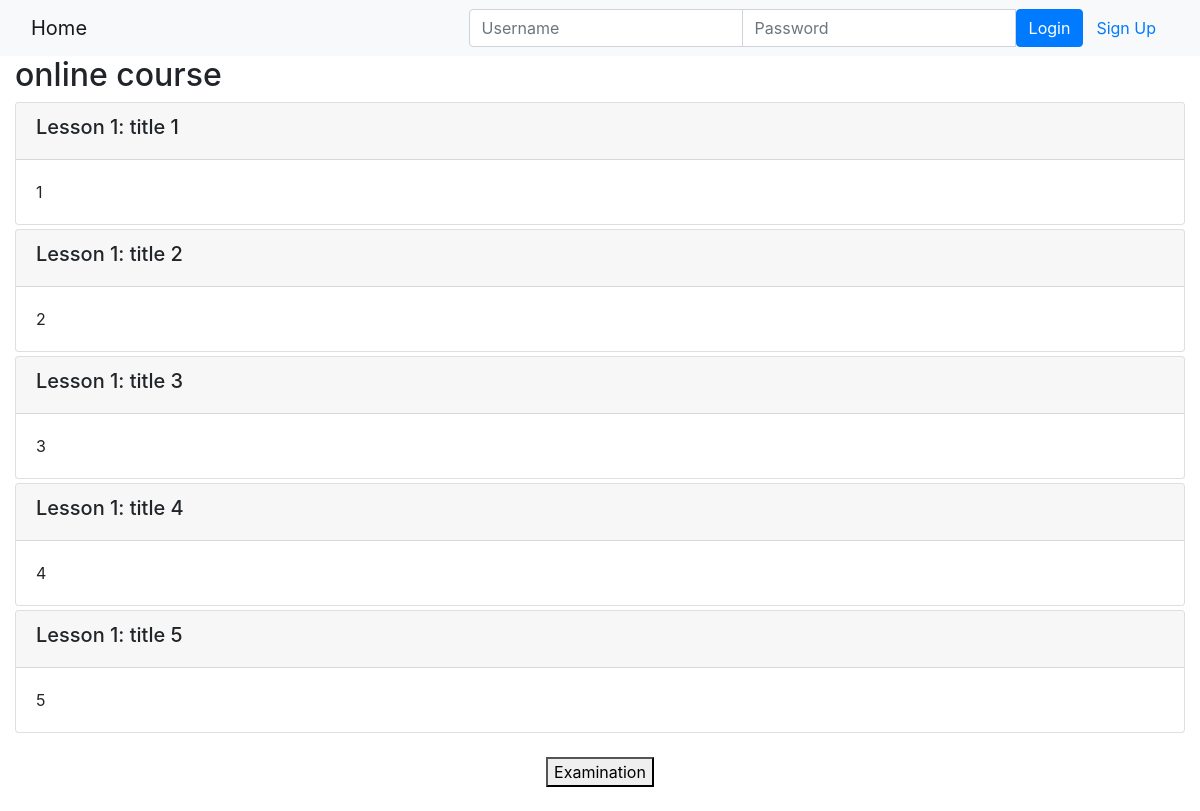
Page /onlinecourse/1/ on the committed database.
### onlinecourse/models.py (models this page shows, shortened)
class Course(models.Model):
    name = models.CharField(null=False, max_length=30, default='online course')
    image = models.ImageField(upload_to='course_images/')
    description = models.CharField(max_length=1000)
    pub_date = models.DateField(null=True)
    instructors = models.ManyToManyField(Instructor)
    users = models.ManyToManyField(settings.AUTH_USER_MODEL, through='Enrollment')
    total_enrollment = models.IntegerField(default=0)
    is_enrolled = False

class Lesson(models.Model):
    title = models.CharField(max_length=200, default="title")
    order = models.IntegerField(default=0)
    course = models.ForeignKey(Course, on_delete=models.CASCADE)
    content = models.TextField()

### onlinecourse/views.py (the view)
# urls.py: path('<int:pk>/', views.CourseDetailView.as_view(), name='course_details'),
class CourseDetailView(generic.DetailView):
    model = Course
    template_name = 'onlinecourse/course_detail_bootstrap.html'

### onlinecourse/templates/onlinecourse/course_detail_bootstrap.html (shortened to what this page needs)
<!DOCTYPE html>
<html lang="en">
<head>
     {% load static %}
    <link rel="stylesheet" href="https://maxcdn.bootstrapcdn.com/bootstrap/4.5.2/css/bootstrap.min.css">
</head>
<body>
    <nav class="navbar navbar-light bg-light">
        <div class="container-fluid">
            <div class="navbar-header">
                  <a class="navbar-brand" href="{% url 'onlinecourse:index' %}">Home</a>
            </div>
            <ul class="nav navbar-nav navbar-right">
                {% if user.is_authenticated %}
                <li>
                    <a class="btn btn-link" href="#">{{ user.first_name }}({{ user.username }})</a>
                    <a class="btn btn-link" href="{% url 'onlinecourse:logout' %}">Logout</a>
                </li>
                {% else %}
                <li>
                    <form class="form-inline" action="{% url 'onlinecourse:login' %}" method="post">
                        <div class="input-group">
                            <input type="text" class="form-control" placeholder="Username" name="username" >
                            <input type="password" class="form-control" placeholder="Password" name="psw" >
                            <button class="btn btn-primary" type="submit">Login</button>
                            <a class="btn btn-link" href="{% url 'onlinecourse:registration' %}">Sign Up</a>
                        </div>
                    </form>
                </li>
                {% endif %}
            </ul>
        </div>
    </nav>
    <div class="container-fluid">
        <h2>{{ course.name }}</h2>
        <div class="card-columns-vertical">
            {% for lesson in course.lesson_set.all %}
                 <div class="card mt-1">
                    <div class="card-header"><h5>Lesson {{lesson.order|add:1}}: {{lesson.title}}</h5></div>
                    <div class="card-body">{{lesson.content}}</div>
                </div>
            {% endfor %}
        </div>
        <br>
        <center><button data-toggle="collapse" data-target="#exam">Examination</button></center>
        <br>
</body>
</html>

### rows in the picture
Course: name "online course"
Lesson: order|add "1", title "title 1", content "1"
Lesson: order|add "1", title "title 2", content "2"
Lesson: order|add "1", title "title 3", content "3"
Lesson: order|add "1", title "title 4", content "4"
Lesson: order|add "1", title "title 5", content "5"
